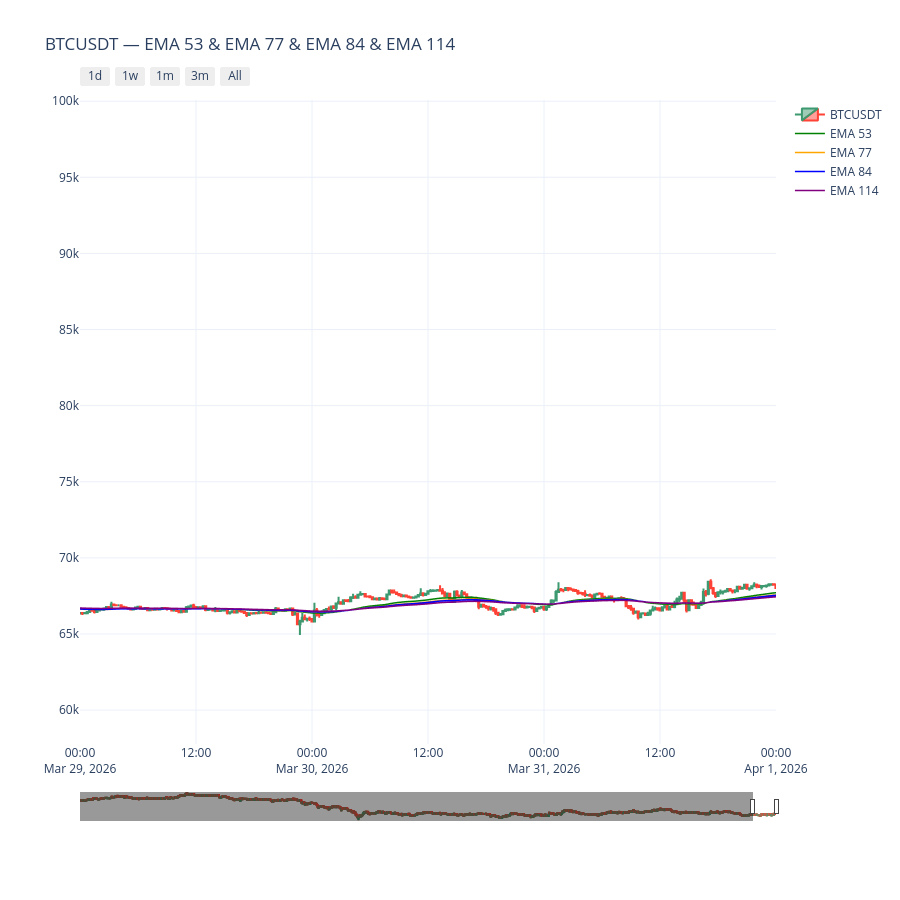

The notebook cell saved with this chart:
### Code cell
# Compute EMAs dynamically
for period in ema_periods:
    df[f"ema_{period}"] = df["close"].ewm(span=period, adjust=False).mean()

fig = go.Figure()

# Price candles
fig.add_trace(go.Candlestick(
    x=df["timestamp"],
    open=df["open"], high=df["high"], low=df["low"], close=df["close"],
    name=symbol,
))

# EMA lines
for period, color in zip(ema_periods, ema_colors):
    fig.add_trace(go.Scattergl(
        x=df["timestamp"],
        y=df[f"ema_{period}"],
        line=dict(color=color, width=1.5),
        name=f"EMA {period}",
    ))

# Default view: last N days
initial_start = df["timestamp"].iloc[-1] - initial_window
initial_end   = df["timestamp"].iloc[-1]

# Title built from config
ema_label = " & ".join(f"EMA {p}" for p in ema_periods)
chart_title = f"{symbol} — {ema_label}"

fig.update_layout(
    title=chart_title,
    height=chart_height,
    template="plotly_white",
    xaxis=dict(
        range=[initial_start, initial_end],
        rangeslider=dict(visible=True, thickness=0.04),
        rangeselector=dict(
            buttons=[
                dict(count=1, label="1d", step="day",   stepmode="backward"),
                dict(count=7, label="1w", step="day",   stepmode="backward"),
                dict(count=1, label="1m", step="month", stepmode="backward"),
                dict(count=3, label="3m", step="month", stepmode="backward"),
                dict(step="all", label="All"),
            ]
        ),
    ),
    yaxis=dict(autorange=True, fixedrange=False),
)

fig.show()

### Figure 1 — Plotly figure (JSON) as saved in the notebook; plotly's stock layout.template omitted (floating-point values rounded to 4 significant figures; data arrays with more than 128 entries replaced by an {"elided": "..."} marker saying what was removed)
{"data": [{"close": {"elided": "8641 float values"}, "high": {"elided": "8641 float values"}, "low": {"elided": "8641 float values"}, "name": "BTCUSDT", "open": {"elided": "8641 float values"}, "type": "candlestick", "x": {"elided": "8641 str values"}}, {"line": {"color": "green", "width": 1.5}, "name": "EMA 53", "type": "scattergl", "x": {"elided": "8641 str values"}, "y": {"elided": "8641 float values"}}, {"line": {"color": "orange", "width": 1.5}, "name": "EMA 77", "type": "scattergl", "x": {"elided": "8641 str values"}, "y": {"elided": "8641 float values"}}, {"line": {"color": "blue", "width": 1.5}, "name": "EMA 84", "type": "scattergl", "x": {"elided": "8641 str values"}, "y": {"elided": "8641 float values"}}, {"line": {"color": "purple", "width": 1.5}, "name": "EMA 114", "type": "scattergl", "x": {"elided": "8641 str values"}, "y": {"elided": "8641 float values"}}], "layout": {"height": 900, "title": {"text": "BTCUSDT — EMA 53 & EMA 77 & EMA 84 & EMA 114"}, "xaxis": {"range": ["2026-03-29T00:00:00+00:00", "2026-04-01T00:00:00+00:00"], "rangeselector": {"buttons": [{"count": 1, "label": "1d", "step": "day", "stepmode": "backward"}, {"count": 7, "label": "1w", "step": "day", "stepmode": "backward"}, {"count": 1, "label": "1m", "step": "month", "stepmode": "backward"}, {"count": 3, "label": "3m", "step": "month", "stepmode": "backward"}, {"label": "All", "step": "all"}]}, "rangeslider": {"thickness": 0.04, "visible": true}}, "yaxis": {"autorange": true, "fixedrange": false}}}
